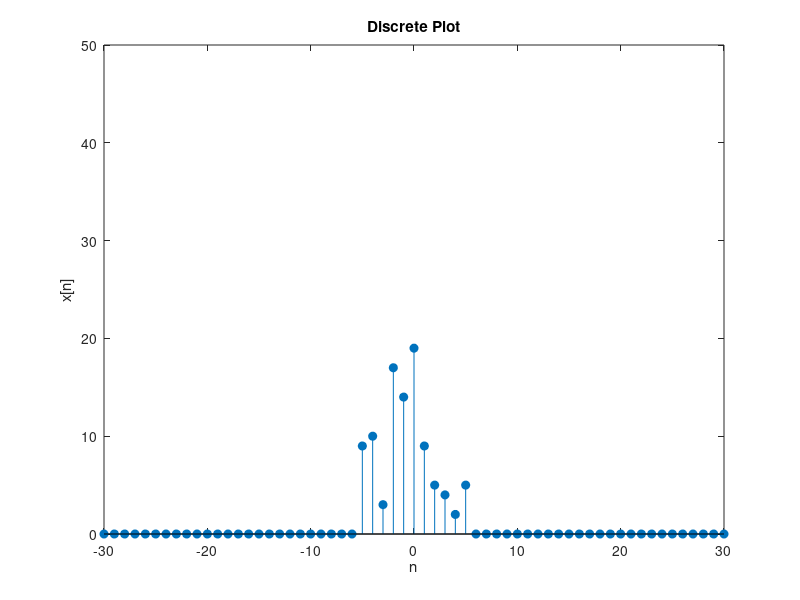

Source code (MATLAB):
% Define the x data points
x = -30:30;

% Initialize y with zeros
y = zeros(1, 61);

period = 10;  % Define the period


% Randomize y between 40 and 60
idx = (x >= -5) & (x <= -5+period) ;
y(idx) = randi([1, 20], 1, sum(idx));


% Create a discrete plot using stem
figure;
stem(x, y, 'filled');

% Add labels and title
xlabel('n');
ylabel('x[n]');
title('Discrete Plot');

% Get extra space in y-axis
ylim([0, 50]);